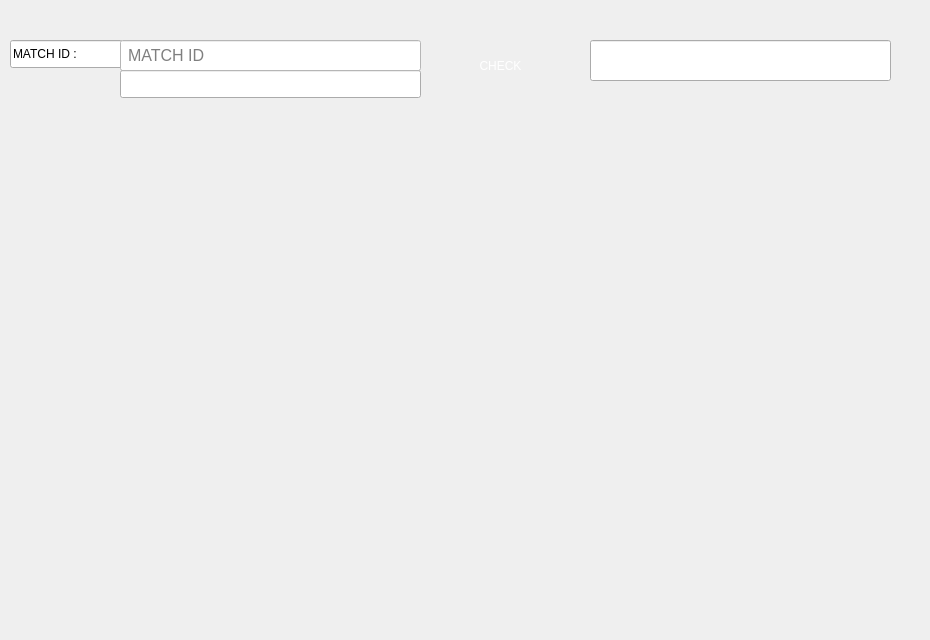
      <widget class="QWidget" name="tab_5">
       <attribute name="title">
        <string>Attendance</string>
       </attribute>
       <widget class="QLineEdit" name="matchider">
        <property name="geometry">
         <rect>
          <x>120</x>
          <y>70</y>
          <width>301</width>
          <height>28</height>
         </rect>
        </property>
        <property name="styleSheet">
         <string notr="true">color:rgb(170, 0, 0);</string>
        </property>
        <property name="text">
         <string/>
        </property>
        <property name="readOnly">
         <bool>true</bool>
        </property>
       </widget>
       <widget class="QLineEdit" name="matchid">
        <property name="geometry">
         <rect>
          <x>10</x>
          <y>40</y>
          <width>113</width>
          <height>28</height>
         </rect>
        </property>
        <property name="text">
         <string>MATCH ID :</string>
        </property>
        <property name="readOnly">
         <bool>true</bool>
        </property>
       </widget>
       <widget class="QLineEdit" name="matchidInput">
        <property name="geometry">
         <rect>
          <x>120</x>
          <y>40</y>
          <width>301</width>
          <height>31</height>
         </rect>
        </property>
        <property name="font">
         <font>
          <family>Arial</family>
          <pointsize>-1</pointsize>
         </font>
        </property>
        <property name="styleSheet">
         <string notr="true">QLineEdit {
    background-color: white;
    padding: 5px;
    color: black;
    font-size: 16px;
}

/* Hover effect */
QLineEdit:hover {
	border:3px dashed qlineargradient(spread:pad, 
                            x1:0, y1:0, x2:1, y2:1, 
                            stop:0 rgba(255, 0, 0, 255), 
                            stop:0.41 rgba(195, 22, 58, 255), 
                            stop:1 rgba(255, 117, 0, 255));;  ;  ;
}

/* Focus effect */
QLineEdit:focus {
    border:2px solid  qlineargradient(spread:pad, 
                            x1:0, y1:0, x2:1, y2:1, 
                            stop:0 rgba(255, 0, 0, 255), 
                            stop:0.41 rgba(195, 22, 58, 255), 
                            stop:1 rgba(255, 117, 0, 255));;  ;  ;
}
</string>
        </property>
        <property name="text">
         <string/>
        </property>
        <property name="placeholderText">
         <string>MATCH ID</string>
        </property>
       </widget>
       <widget class="QPushButton" name="checkSeatsButton">
        <property name="geometry">
         <rect>
          <x>430</x>
          <y>40</y>
          <width>141</width>
          <height>51</height>
         </rect>
        </property>
        <property name="styleSheet">
         <string notr="true">QPushButton {
background-color:qlineargradient(spread:pad, 
                            x1:0, y1:0, x2:1, y2:1, 
                            stop:0 rgba(255, 0, 0, 255), 
                            stop:0.41 rgba(195, 22, 58, 255), 
                            stop:1 rgba(255, 117, 0, 255));;  ;  
border-radius:10px;
color:white;
}
QPushButton:hover {
    background-color: qlineargradient(x1: 0.25, y1: 0, x2: 0.75, y2: 1, 
                            stop: 0 rgba(0, 255, 254, 255),     
                            stop: 0.26 rgba(38, 170, 196, 255), 
                            stop: 0.67 rgba(89, 85, 131, 255),
                            stop: 1 rgba(0, 238, 255, 255));  ; 
}</string>
        </property>
        <property name="text">
         <string>CHECK</string>
        </property>
       </widget>
       <widget class="QWidget" name="topSeatsWidget" native="true">
        <property name="geometry">
         <rect>
          <x>150</x>
          <y>110</y>
          <width>621</width>
          <height>101</height>
         </rect>
        </property>
       </widget>
       <widget class="QWidget" name="leftSeatsWidget" native="true">
        <property name="geometry">
         <rect>
          <x>0</x>
          <y>220</y>
          <width>141</width>
          <height>301</height>
         </rect>
        </property>
       </widget>
       <widget class="QWidget" name="rightSeatsWidget" native="true">
        <property name="geometry">
         <rect>
          <x>780</x>
          <y>220</y>
          <width>141</width>
          <height>301</height>
         </rect>
        </property>
       </widget>
       <widget class="QWidget" name="football_field" native="true">
        <property name="geometry">
         <rect>
          <x>150</x>
          <y>220</y>
          <width>621</width>
          <height>301</height>
         </rect>
        </property>
        <property name="autoFillBackground">
         <bool>false</bool>
        </property>
        <property name="styleSheet">
         <string notr="true"/>
        </property>
       </widget>
       <widget class="QWidget" name="bottomSeatsWidget" native="true">
        <property name="geometry">
         <rect>
          <x>150</x>
          <y>530</y>
          <width>621</width>
          <height>101</height>
         </rect>
        </property>
       </widget>
       <widget class="QLineEdit" name="attendanceLabel">
        <property name="geometry">
         <rect>
          <x>590</x>
          <y>40</y>
          <width>301</width>
          <height>41</height>
         </rect>
        </property>
        <property name="styleSheet">
         <string notr="true">color:white;</string>
        </property>
        <property name="text">
         <string/>
        </property>
        <property name="readOnly">
         <bool>true</bool>
        </property>
       </widget>
      </widget>
